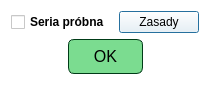
<?xml version="1.0" encoding="UTF-8"?>
<ui version="4.0">
 <class>MultipleTrialRoundsEditDialog</class>
 <widget class="QDialog" name="MultipleTrialRoundsEditDialog">
  <property name="geometry">
   <rect>
    <x>0</x>
    <y>0</y>
    <width>210</width>
    <height>86</height>
   </rect>
  </property>
  <property name="windowTitle">
   <string>Seria próbna</string>
  </property>
  <property name="styleSheet">
   <string notr="true">background-color:white;color:black;</string>
  </property>
  <layout class="QVBoxLayout" name="verticalLayout">
   <item>
    <layout class="QHBoxLayout" name="horizontalLayout_3">
     <item>
      <widget class="QCheckBox" name="checkBox_trialRound">
       <property name="font">
        <font>
         <bold>true</bold>
        </font>
       </property>
       <property name="styleSheet">
        <string notr="true"/>
       </property>
       <property name="text">
        <string>Seria próbna</string>
       </property>
      </widget>
     </item>
     <item>
      <widget class="QPushButton" name="pushButton_trainingsRules">
       <property name="sizePolicy">
        <sizepolicy hsizetype="Maximum" vsizetype="Fixed">
         <horstretch>0</horstretch>
         <verstretch>0</verstretch>
        </sizepolicy>
       </property>
       <property name="text">
        <string>Zasady</string>
       </property>
      </widget>
     </item>
    </layout>
   </item>
   <item>
    <layout class="QHBoxLayout" name="horizontalLayout_OKButton">
     <item>
      <spacer name="horizontalSpacer_2">
       <property name="orientation">
        <enum>Qt::Horizontal</enum>
       </property>
       <property name="sizeHint" stdset="0">
        <size>
         <width>40</width>
         <height>20</height>
        </size>
       </property>
      </spacer>
     </item>
     <item>
      <widget class="QPushButton" name="pushButton_submit">
       <property name="minimumSize">
        <size>
         <width>75</width>
         <height>35</height>
        </size>
       </property>
       <property name="maximumSize">
        <size>
         <width>75</width>
         <height>35</height>
        </size>
       </property>
       <property name="font">
        <font>
         <pointsize>12</pointsize>
        </font>
       </property>
       <property name="styleSheet">
        <string notr="true">QPushButton{
border: 1px solid rgb(0, 59, 23);
border-radius: 6px;
color: rgb(0, 0, 0);
background-color: rgb(123, 220, 144);
}
QPushButton:hover{
background-color: rgb(153, 253, 174);
}</string>
       </property>
       <property name="text">
        <string>OK</string>
       </property>
      </widget>
     </item>
     <item>
      <spacer name="horizontalSpacer_3">
       <property name="orientation">
        <enum>Qt::Horizontal</enum>
       </property>
       <property name="sizeHint" stdset="0">
        <size>
         <width>40</width>
         <height>20</height>
        </size>
       </property>
      </spacer>
     </item>
    </layout>
   </item>
  </layout>
 </widget>
 <resources/>
 <connections/>
</ui>
